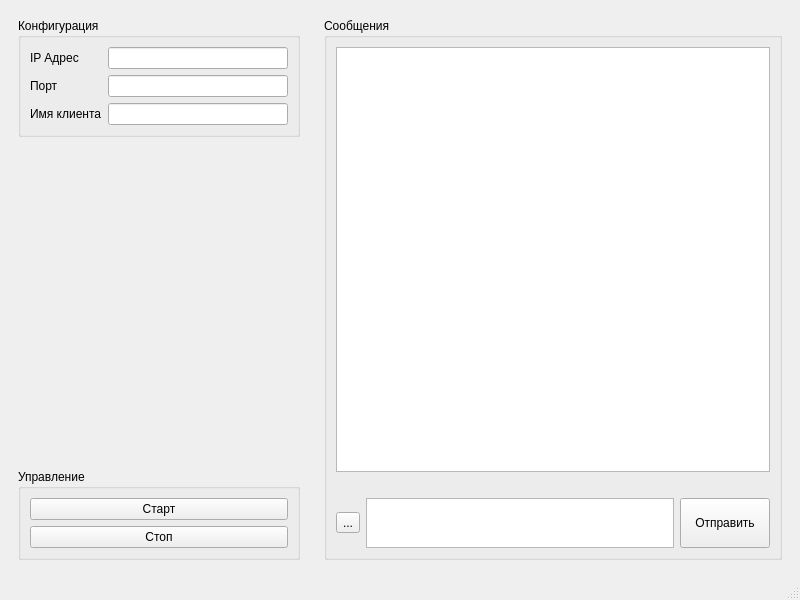
<?xml version="1.0" encoding="UTF-8"?>
<ui version="4.0">
 <class>MainWindow</class>
 <widget class="QMainWindow" name="MainWindow">
  <property name="geometry">
   <rect>
    <x>0</x>
    <y>0</y>
    <width>800</width>
    <height>600</height>
   </rect>
  </property>
  <property name="windowTitle">
   <string>MainWindow</string>
  </property>
  <widget class="QWidget" name="centralwidget">
   <layout class="QHBoxLayout" name="horizontalLayout">
    <item>
     <widget class="QWidget" name="widget" native="true">
      <property name="minimumSize">
       <size>
        <width>300</width>
        <height>0</height>
       </size>
      </property>
      <property name="maximumSize">
       <size>
        <width>250</width>
        <height>16777215</height>
       </size>
      </property>
      <layout class="QVBoxLayout" name="verticalLayout_2">
       <item>
        <widget class="QGroupBox" name="groupBox">
         <property name="title">
          <string>Конфигурация</string>
         </property>
         <layout class="QFormLayout" name="formLayout">
          <item row="0" column="0">
           <widget class="QLabel" name="label">
            <property name="text">
             <string>IP Адрес</string>
            </property>
           </widget>
          </item>
          <item row="0" column="1">
           <widget class="QLineEdit" name="leIPAddress">
            <property name="minimumSize">
             <size>
              <width>0</width>
              <height>0</height>
             </size>
            </property>
           </widget>
          </item>
          <item row="1" column="0">
           <widget class="QLabel" name="label_2">
            <property name="text">
             <string>Порт</string>
            </property>
           </widget>
          </item>
          <item row="1" column="1">
           <widget class="QLineEdit" name="lePort"/>
          </item>
          <item row="2" column="0">
           <widget class="QLabel" name="label_3">
            <property name="text">
             <string>Имя клиента</string>
            </property>
           </widget>
          </item>
          <item row="2" column="1">
           <widget class="QLineEdit" name="leClientName"/>
          </item>
         </layout>
        </widget>
       </item>
       <item>
        <spacer name="verticalSpacer">
         <property name="orientation">
          <enum>Qt::Vertical</enum>
         </property>
         <property name="sizeHint" stdset="0">
          <size>
           <width>20</width>
           <height>40</height>
          </size>
         </property>
        </spacer>
       </item>
       <item>
        <widget class="QGroupBox" name="groupBox_2">
         <property name="title">
          <string>Управление</string>
         </property>
         <layout class="QVBoxLayout" name="verticalLayout">
          <item>
           <widget class="QPushButton" name="btnStart">
            <property name="text">
             <string>Старт</string>
            </property>
           </widget>
          </item>
          <item>
           <widget class="QPushButton" name="btnStop">
            <property name="text">
             <string>Стоп</string>
            </property>
           </widget>
          </item>
         </layout>
        </widget>
       </item>
      </layout>
     </widget>
    </item>
    <item>
     <widget class="QWidget" name="widget_2" native="true">
      <layout class="QVBoxLayout" name="verticalLayout_3">
       <item>
        <widget class="QGroupBox" name="groupBox_3">
         <property name="title">
          <string>Сообщения</string>
         </property>
         <layout class="QGridLayout" name="gridLayout">
          <item row="0" column="0" colspan="3">
           <widget class="QTextBrowser" name="textBrowserHistory"/>
          </item>
          <item row="2" column="1">
           <widget class="QTextEdit" name="textEdit">
            <property name="minimumSize">
             <size>
              <width>0</width>
              <height>25</height>
             </size>
            </property>
            <property name="maximumSize">
             <size>
              <width>16777215</width>
              <height>50</height>
             </size>
            </property>
           </widget>
          </item>
          <item row="2" column="2">
           <widget class="QPushButton" name="btnSend">
            <property name="minimumSize">
             <size>
              <width>90</width>
              <height>25</height>
             </size>
            </property>
            <property name="maximumSize">
             <size>
              <width>16777215</width>
              <height>50</height>
             </size>
            </property>
            <property name="text">
             <string>Отправить</string>
            </property>
           </widget>
          </item>
          <item row="2" column="0">
           <widget class="QToolButton" name="tbtnLoadFile">
            <property name="text">
             <string>...</string>
            </property>
           </widget>
          </item>
          <item row="1" column="1">
           <widget class="QLabel" name="lblFileInfo">
            <property name="text">
             <string/>
            </property>
            <property name="wordWrap">
             <bool>true</bool>
            </property>
           </widget>
          </item>
         </layout>
        </widget>
       </item>
      </layout>
     </widget>
    </item>
   </layout>
  </widget>
  <widget class="QMenuBar" name="menubar">
   <property name="geometry">
    <rect>
     <x>0</x>
     <y>0</y>
     <width>800</width>
     <height>21</height>
    </rect>
   </property>
  </widget>
  <widget class="QStatusBar" name="statusbar"/>
 </widget>
 <resources/>
 <connections/>
</ui>
